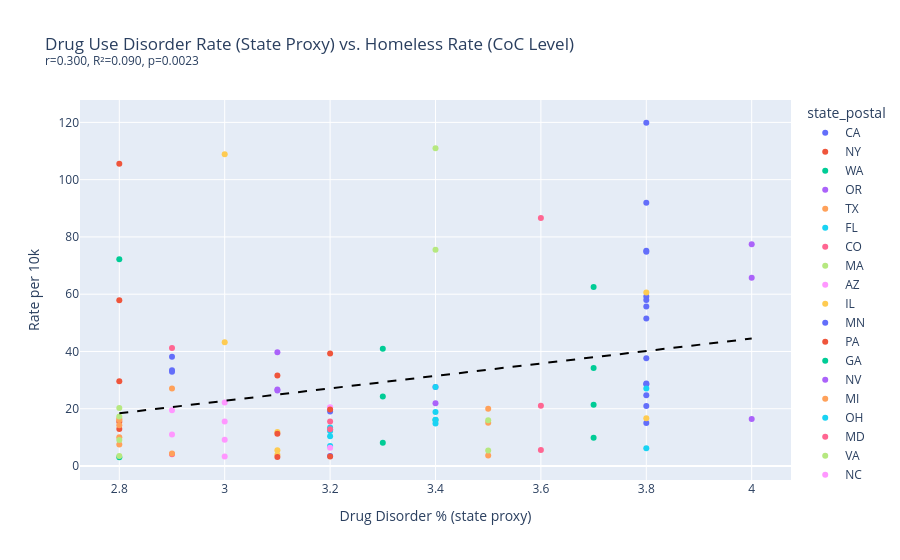

Here is the notebook cell this chart was saved with:
### Code cell
slope2, intercept2, r2v, p2, se2 = stats.linregress(df['drug_disorder_pct'], df['homeless_rate_per_10k'])
r2_2 = r2v ** 2
print(f'Drug use disorder vs rate: r={r2v:.3f}, R²={r2_2:.3f}, p={p2:.4f}')

x_range2 = [df['drug_disorder_pct'].min(), df['drug_disorder_pct'].max()]
y_range2 = [slope2 * x + intercept2 for x in x_range2]

fig2 = px.scatter(
    df, x='drug_disorder_pct', y='homeless_rate_per_10k', color='state_postal',
    hover_name='coc_name',
    title=f'Drug Use Disorder Rate (State Proxy) vs. Homeless Rate (CoC Level)<br><sup>r={r2v:.3f}, R²={r2_2:.3f}, p={p2:.4f}</sup>',
    labels={'drug_disorder_pct': 'Drug Disorder % (state proxy)', 'homeless_rate_per_10k': 'Rate per 10k'},
)
fig2.add_trace(go.Scatter(x=x_range2, y=y_range2, mode='lines', name='Regression', line=dict(color='black', dash='dash'), showlegend=False))
fig2.show()

### Figure 1 — Plotly figure (JSON) as saved in the notebook; plotly's stock layout.template omitted (floating-point values rounded to 4 significant figures)
{"data": [{"hovertemplate": "<b>%{hovertext}</b><br><br>state_postal=CA<br>Drug Disorder % (state proxy)=%{x}<br>Rate per 10k=%{y}<extra></extra>", "hovertext": ["Los Angeles City & County CoC", "San Diego City & County CoC", "Sacramento City & County CoC", "Oakland, Berkeley/Alameda County CoC", "San Francisco CoC", "Fresno City & County CoC", "Pasadena CoC", "Humboldt County CoC", "Contra Costa County CoC", "Yolo County CoC", "Long Beach CoC", "Glendale CoC", "San Jose/Santa Clara City & County CoC", "Riverside City & County CoC"], "legendgroup": "CA", "marker": {"color": "#636efa", "symbol": "circle"}, "mode": "markers", "name": "CA", "orientation": "v", "showlegend": true, "type": "scatter", "x": [3.8, 3.8, 3.8, 3.8, 3.8, 3.8, 3.8, 3.8, 3.8, 3.8, 3.8, 3.8, 3.8, 3.8], "xaxis": "x", "y": [75.21, 28.83, 59.17, 57.94, 91.94, 28.55, 74.84, 119.9, 20.96, 37.61, 55.7, 24.73, 51.51, 15.04], "yaxis": "y"}, {"hovertemplate": "<b>%{hovertext}</b><br><br>state_postal=NY<br>Drug Disorder % (state proxy)=%{x}<br>Rate per 10k=%{y}<extra></extra>", "hovertext": ["New York City CoC", "Syracuse, Auburn/Onondaga, Oswego Counties CoC", "Nassau, Suffolk Counties CoC", "Rockland County CoC", "Schenectady City & County CoC"], "legendgroup": "NY", "marker": {"color": "#EF553B", "symbol": "circle"}, "mode": "markers", "name": "NY", "orientation": "v", "showlegend": true, "type": "scatter", "x": [2.8, 2.8, 2.8, 2.8, 2.8], "xaxis": "x", "y": [105.6, 29.6, 12.9, 15.43, 57.88], "yaxis": "y"}, {"hovertemplate": "<b>%{hovertext}</b><br><br>state_postal=WA<br>Drug Disorder % (state proxy)=%{x}<br>Rate per 10k=%{y}<extra></extra>", "hovertext": ["Seattle/King County CoC", "Washington Balance of State CoC", "Spokane City & County CoC", "Tacoma/Lakewood/Pierce County CoC"], "legendgroup": "WA", "marker": {"color": "#00cc96", "symbol": "circle"}, "mode": "markers", "name": "WA", "orientation": "v", "showlegend": true, "type": "scatter", "x": [3.7, 3.7, 3.7, 3.7], "xaxis": "x", "y": [62.52, 9.84, 34.26, 21.37], "yaxis": "y"}, {"hovertemplate": "<b>%{hovertext}</b><br><br>state_postal=OR<br>Drug Disorder % (state proxy)=%{x}<br>Rate per 10k=%{y}<extra></extra>", "hovertext": ["Portland/Multnomah County CoC", "Oregon Balance of State CoC", "Medford/Ashland/Jackson County CoC"], "legendgroup": "OR", "marker": {"color": "#ab63fa", "symbol": "circle"}, "mode": "markers", "name": "OR", "orientation": "v", "showlegend": true, "type": "scatter", "x": [4.0, 4.0, 4.0], "xaxis": "x", "y": [77.47, 16.41, 65.72], "yaxis": "y"}, {"hovertemplate": "<b>%{hovertext}</b><br><br>state_postal=TX<br>Drug Disorder % (state proxy)=%{x}<br>Rate per 10k=%{y}<extra></extra>", "hovertext": ["Houston/Harris County CoC", "Dallas City & County CoC", "Fort Worth/Arlington/Tarrant County CoC", "Austin/Travis County CoC", "Waco/McLennan County CoC"], "legendgroup": "TX", "marker": {"color": "#FFA15A", "symbol": "circle"}, "mode": "markers", "name": "TX", "orientation": "v", "showlegend": true, "type": "scatter", "x": [2.8, 2.8, 2.8, 2.8, 2.8], "xaxis": "x", "y": [10.02, 16.11, 7.49, 14.26, 16.49], "yaxis": "y"}, {"hovertemplate": "<b>%{hovertext}</b><br><br>state_postal=FL<br>Drug Disorder % (state proxy)=%{x}<br>Rate per 10k=%{y}<extra></extra>", "hovertext": ["Sarasota/Bradenton/Manatee, Sarasota Counties CoC", "Tampa/Hillsborough County CoC", "Orlando/Orange, Osceola, Seminole Counties CoC", "Pasco County CoC", "Miami/Dade County CoC"], "legendgroup": "FL", "marker": {"color": "#19d3f3", "symbol": "circle"}, "mode": "markers", "name": "FL", "orientation": "v", "showlegend": true, "type": "scatter", "x": [3.2, 3.2, 3.2, 3.2, 3.2], "xaxis": "x", "y": [13.46, 12.21, 7.03, 10.39, 12.78], "yaxis": "y"}, {"hovertemplate": "<b>%{hovertext}</b><br><br>state_postal=CO<br>Drug Disorder % (state proxy)=%{x}<br>Rate per 10k=%{y}<extra></extra>", "hovertext": ["Metropolitan Denver CoC", "Colorado Balance of State CoC", "Colorado Springs/El Paso County CoC"], "legendgroup": "CO", "marker": {"color": "#FF6692", "symbol": "circle"}, "mode": "markers", "name": "CO", "orientation": "v", "showlegend": true, "type": "scatter", "x": [3.6, 3.6, 3.6], "xaxis": "x", "y": [86.62, 5.61, 21.06], "yaxis": "y"}, {"hovertemplate": "<b>%{hovertext}</b><br><br>state_postal=MA<br>Drug Disorder % (state proxy)=%{x}<br>Rate per 10k=%{y}<extra></extra>", "hovertext": ["Boston CoC", "Massachusetts Balance of State CoC", "Lynn CoC"], "legendgroup": "MA", "marker": {"color": "#B6E880", "symbol": "circle"}, "mode": "markers", "name": "MA", "orientation": "v", "showlegend": true, "type": "scatter", "x": [3.4, 3.4, 3.4], "xaxis": "x", "y": [111.0, 16.1, 75.5], "yaxis": "y"}, {"hovertemplate": "<b>%{hovertext}</b><br><br>state_postal=AZ<br>Drug Disorder % (state proxy)=%{x}<br>Rate per 10k=%{y}<extra></extra>", "hovertext": ["Phoenix/Mesa/Maricopa County CoC", "Arizona Balance of State CoC", "Tucson/Pima County CoC"], "legendgroup": "AZ", "marker": {"color": "#FF97FF", "symbol": "circle"}, "mode": "markers", "name": "AZ", "orientation": "v", "showlegend": true, "type": "scatter", "x": [3.2, 3.2, 3.2], "xaxis": "x", "y": [20.36, 6.38, 20.5], "yaxis": "y"}, {"hovertemplate": "<b>%{hovertext}</b><br><br>state_postal=IL<br>Drug Disorder % (state proxy)=%{x}<br>Rate per 10k=%{y}<extra></extra>", "hovertext": ["Chicago CoC", "Illinois Balance of State CoC", "DuPage County CoC"], "legendgroup": "IL", "marker": {"color": "#FECB52", "symbol": "circle"}, "mode": "markers", "name": "IL", "orientation": "v", "showlegend": true, "type": "scatter", "x": [3.1, 3.1, 3.1], "xaxis": "x", "y": [11.92, 3.95, 5.5], "yaxis": "y"}, {"hovertemplate": "<b>%{hovertext}</b><br><br>state_postal=MN<br>Drug Disorder % (state proxy)=%{x}<br>Rate per 10k=%{y}<extra></extra>", "hovertext": ["Minneapolis/Hennepin County CoC", "Saint Paul/Ramsey County CoC", "Rochester/Southeast Minnesota CoC"], "legendgroup": "MN", "marker": {"color": "#636efa", "symbol": "circle"}, "mode": "markers", "name": "MN", "orientation": "v", "showlegend": true, "type": "scatter", "x": [2.9, 2.9, 2.9], "xaxis": "x", "y": [38.17, 33.47, 32.93], "yaxis": "y"}, {"hovertemplate": "<b>%{hovertext}</b><br><br>state_postal=PA<br>Drug Disorder % (state proxy)=%{x}<br>Rate per 10k=%{y}<extra></extra>", "hovertext": ["Philadelphia CoC", "Pittsburgh/Allegheny County CoC", "Pennsylvania Balance of State CoC"], "legendgroup": "PA", "marker": {"color": "#EF553B", "symbol": "circle"}, "mode": "markers", "name": "PA", "orientation": "v", "showlegend": true, "type": "scatter", "x": [3.1, 3.1, 3.1], "xaxis": "x", "y": [31.58, 11.31, 3.18], "yaxis": "y"}, {"hovertemplate": "<b>%{hovertext}</b><br><br>state_postal=GA<br>Drug Disorder % (state proxy)=%{x}<br>Rate per 10k=%{y}<extra></extra>", "hovertext": ["Atlanta CoC", "Georgia Balance of State CoC"], "legendgroup": "GA", "marker": {"color": "#00cc96", "symbol": "circle"}, "mode": "markers", "name": "GA", "orientation": "v", "showlegend": true, "type": "scatter", "x": [2.8, 2.8], "xaxis": "x", "y": [72.22, 3.06], "yaxis": "y"}, {"hovertemplate": "<b>%{hovertext}</b><br><br>state_postal=NV<br>Drug Disorder % (state proxy)=%{x}<br>Rate per 10k=%{y}<extra></extra>", "hovertext": ["Las Vegas/Clark County CoC", "Reno/Sparks/Washoe County CoC"], "legendgroup": "NV", "marker": {"color": "#ab63fa", "symbol": "circle"}, "mode": "markers", "name": "NV", "orientation": "v", "showlegend": true, "type": "scatter", "x": [3.4, 3.4], "xaxis": "x", "y": [27.63, 21.93], "yaxis": "y"}, {"hovertemplate": "<b>%{hovertext}</b><br><br>state_postal=MI<br>Drug Disorder % (state proxy)=%{x}<br>Rate per 10k=%{y}<extra></extra>", "hovertext": ["Detroit CoC", "Dearborn/Dearborn Heights/Westland/Wayne County CoC", "Flint/Genesee County CoC"], "legendgroup": "MI", "marker": {"color": "#FFA15A", "symbol": "circle"}, "mode": "markers", "name": "MI", "orientation": "v", "showlegend": true, "type": "scatter", "x": [3.5, 3.5, 3.5], "xaxis": "x", "y": [15.14, 3.64, 19.96], "yaxis": "y"}, {"hovertemplate": "<b>%{hovertext}</b><br><br>state_postal=OH<br>Drug Disorder % (state proxy)=%{x}<br>Rate per 10k=%{y}<extra></extra>", "hovertext": ["Cincinnati/Hamilton County CoC", "Toledo/Lucas County CoC", "Columbus/Franklin County CoC", "Youngstown/Mahoning County CoC", "Cleveland/Cuyahoga County CoC"], "legendgroup": "OH", "marker": {"color": "#19d3f3", "symbol": "circle"}, "mode": "markers", "name": "OH", "orientation": "v", "showlegend": true, "type": "scatter", "x": [3.4, 3.4, 3.4, 3.4, 3.4], "xaxis": "x", "y": [14.86, 18.85, 16.12, 27.62, 16.08], "yaxis": "y"}, {"hovertemplate": "<b>%{hovertext}</b><br><br>state_postal=MD<br>Drug Disorder % (state proxy)=%{x}<br>Rate per 10k=%{y}<extra></extra>", "hovertext": ["Baltimore CoC", "Maryland Balance of State CoC"], "legendgroup": "MD", "marker": {"color": "#FF6692", "symbol": "circle"}, "mode": "markers", "name": "MD", "orientation": "v", "showlegend": true, "type": "scatter", "x": [2.9, 2.9], "xaxis": "x", "y": [41.18, 4.15], "yaxis": "y"}, {"hovertemplate": "<b>%{hovertext}</b><br><br>state_postal=VA<br>Drug Disorder % (state proxy)=%{x}<br>Rate per 10k=%{y}<extra></extra>", "hovertext": ["Roanoke City & County/Salem CoC", "Newport News/Hampton/Virginia Beach CoC", "Arlington County CoC", "Virginia Balance of State CoC"], "legendgroup": "VA", "marker": {"color": "#B6E880", "symbol": "circle"}, "mode": "markers", "name": "VA", "orientation": "v", "showlegend": true, "type": "scatter", "x": [2.8, 2.8, 2.8, 2.8], "xaxis": "x", "y": [20.24, 9.08, 17.26, 3.5], "yaxis": "y"}, {"hovertemplate": "<b>%{hovertext}</b><br><br>state_postal=NC<br>Drug Disorder % (state proxy)=%{x}<br>Rate per 10k=%{y}<extra></extra>", "hovertext": ["Raleigh/Wake County CoC", "Charlotte/Mecklenburg County CoC", "Durham County CoC", "North Carolina Balance of State CoC"], "legendgroup": "NC", "marker": {"color": "#FF97FF", "symbol": "circle"}, "mode": "markers", "name": "NC", "orientation": "v", "showlegend": true, "type": "scatter", "x": [3.0, 3.0, 3.0, 3.0], "xaxis": "x", "y": [9.16, 15.54, 22.21, 3.32], "yaxis": "y"}, {"hovertemplate": "<b>%{hovertext}</b><br><br>state_postal=HI<br>Drug Disorder % (state proxy)=%{x}<br>Rate per 10k=%{y}<extra></extra>", "hovertext": ["Hawaii Balance of State CoC", "Honolulu CoC"], "legendgroup": "HI", "marker": {"color": "#FECB52", "symbol": "circle"}, "mode": "markers", "name": "HI", "orientation": "v", "showlegend": true, "type": "scatter", "x": [3.0, 3.0], "xaxis": "x", "y": [108.9, 43.22], "yaxis": "y"}, {"hovertemplate": "<b>%{hovertext}</b><br><br>state_postal=IN<br>Drug Disorder % (state proxy)=%{x}<br>Rate per 10k=%{y}<extra></extra>", "hovertext": ["Indianapolis CoC", "Indiana Balance of State CoC"], "legendgroup": "IN", "marker": {"color": "#636efa", "symbol": "circle"}, "mode": "markers", "name": "IN", "orientation": "v", "showlegend": true, "type": "scatter", "x": [3.2, 3.2], "xaxis": "x", "y": [19.01, 3.47], "yaxis": "y"}, {"hovertemplate": "<b>%{hovertext}</b><br><br>state_postal=TN<br>Drug Disorder % (state proxy)=%{x}<br>Rate per 10k=%{y}<extra></extra>", "hovertext": ["Nashville/Davidson County CoC", "Memphis/Shelby County CoC", "Tennessee Balance of State CoC"], "legendgroup": "TN", "marker": {"color": "#EF553B", "symbol": "circle"}, "mode": "markers", "name": "TN", "orientation": "v", "showlegend": true, "type": "scatter", "x": [3.2, 3.2, 3.2], "xaxis": "x", "y": [39.28, 19.73, 3.34], "yaxis": "y"}, {"hovertemplate": "<b>%{hovertext}</b><br><br>state_postal=MO<br>Drug Disorder % (state proxy)=%{x}<br>Rate per 10k=%{y}<extra></extra>", "hovertext": ["St. Louis City CoC", "St. Louis County CoC", "Kansas City CoC"], "legendgroup": "MO", "marker": {"color": "#00cc96", "symbol": "circle"}, "mode": "markers", "name": "MO", "orientation": "v", "showlegend": true, "type": "scatter", "x": [3.3, 3.3, 3.3], "xaxis": "x", "y": [40.92, 8.09, 24.29], "yaxis": "y"}, {"hovertemplate": "<b>%{hovertext}</b><br><br>state_postal=LA<br>Drug Disorder % (state proxy)=%{x}<br>Rate per 10k=%{y}<extra></extra>", "hovertext": ["Lafayette/Acadiana CoC", "New Orleans/Jefferson Parish CoC", "Monroe/Northeast Louisiana CoC"], "legendgroup": "LA", "marker": {"color": "#ab63fa", "symbol": "circle"}, "mode": "markers", "name": "LA", "orientation": "v", "showlegend": true, "type": "scatter", "x": [3.1, 3.1, 3.1], "xaxis": "x", "y": [26.41, 39.75, 26.7], "yaxis": "y"}, {"hovertemplate": "<b>%{hovertext}</b><br><br>state_postal=WI<br>Drug Disorder % (state proxy)=%{x}<br>Rate per 10k=%{y}<extra></extra>", "hovertext": ["Wisconsin Balance of State CoC", "Racine City & County CoC"], "legendgroup": "WI", "marker": {"color": "#FFA15A", "symbol": "circle"}, "mode": "markers", "name": "WI", "orientation": "v", "showlegend": true, "type": "scatter", "x": [2.9, 2.9], "xaxis": "x", "y": [4.41, 27.06], "yaxis": "y"}, {"hovertemplate": "<b>%{hovertext}</b><br><br>state_postal=NM<br>Drug Disorder % (state proxy)=%{x}<br>Rate per 10k=%{y}<extra></extra>", "hovertext": ["Albuquerque CoC", "New Mexico Balance of State CoC"], "legendgroup": "NM", "marker": {"color": "#19d3f3", "symbol": "circle"}, "mode": "markers", "name": "NM", "orientation": "v", "showlegend": true, "type": "scatter", "x": [3.8, 3.8], "xaxis": "x", "y": [27.06, 6.19], "yaxis": "y"}, {"hovertemplate": "<b>%{hovertext}</b><br><br>state_postal=OK<br>Drug Disorder % (state proxy)=%{x}<br>Rate per 10k=%{y}<extra></extra>", "hovertext": ["Oklahoma City CoC", "Tulsa City & County CoC"], "legendgroup": "OK", "marker": {"color": "#FF6692", "symbol": "circle"}, "mode": "markers", "name": "OK", "orientation": "v", "showlegend": true, "type": "scatter", "x": [3.2, 3.2], "xaxis": "x", "y": [15.51, 12.85], "yaxis": "y"}, {"hovertemplate": "<b>%{hovertext}</b><br><br>state_postal=KY<br>Drug Disorder % (state proxy)=%{x}<br>Rate per 10k=%{y}<extra></extra>", "hovertext": ["Louisville/Jefferson County CoC", "Kentucky Balance of State CoC"], "legendgroup": "KY", "marker": {"color": "#B6E880", "symbol": "circle"}, "mode": "markers", "name": "KY", "orientation": "v", "showlegend": true, "type": "scatter", "x": [3.5, 3.5], "xaxis": "x", "y": [15.94, 5.44], "yaxis": "y"}, {"hovertemplate": "<b>%{hovertext}</b><br><br>state_postal=SC<br>Drug Disorder % (state proxy)=%{x}<br>Rate per 10k=%{y}<extra></extra>", "hovertext": ["Columbia/Midlands CoC", "Greenville/Anderson/Spartanburg CoC"], "legendgroup": "SC", "marker": {"color": "#FF97FF", "symbol": "circle"}, "mode": "markers", "name": "SC", "orientation": "v", "showlegend": true, "type": "scatter", "x": [2.9, 2.9], "xaxis": "x", "y": [19.51, 11.0], "yaxis": "y"}, {"hovertemplate": "<b>%{hovertext}</b><br><br>state_postal=ME<br>Drug Disorder % (state proxy)=%{x}<br>Rate per 10k=%{y}<extra></extra>", "hovertext": ["Maine Balance of State CoC", "Bangor/Penobscot County CoC"], "legendgroup": "ME", "marker": {"color": "#FECB52", "symbol": "circle"}, "mode": "markers", "name": "ME", "orientation": "v", "showlegend": true, "type": "scatter", "x": [3.8, 3.8], "xaxis": "x", "y": [16.7, 60.62], "yaxis": "y"}, {"line": {"color": "black", "dash": "dash"}, "mode": "lines", "name": "Regression", "showlegend": false, "type": "scatter", "x": [2.8, 4.0], "y": [18.42, 44.51]}], "layout": {"legend": {"title": {"text": "state_postal"}, "tracegroupgap": 0}, "title": {"text": "Drug Use Disorder Rate (State Proxy) vs. Homeless Rate (CoC Level)<br><sup>r=0.300, R²=0.090, p=0.0023</sup>"}, "xaxis": {"anchor": "y", "domain": [0.0, 1.0], "title": {"text": "Drug Disorder % (state proxy)"}}, "yaxis": {"anchor": "x", "domain": [0.0, 1.0], "title": {"text": "Rate per 10k"}}}}
